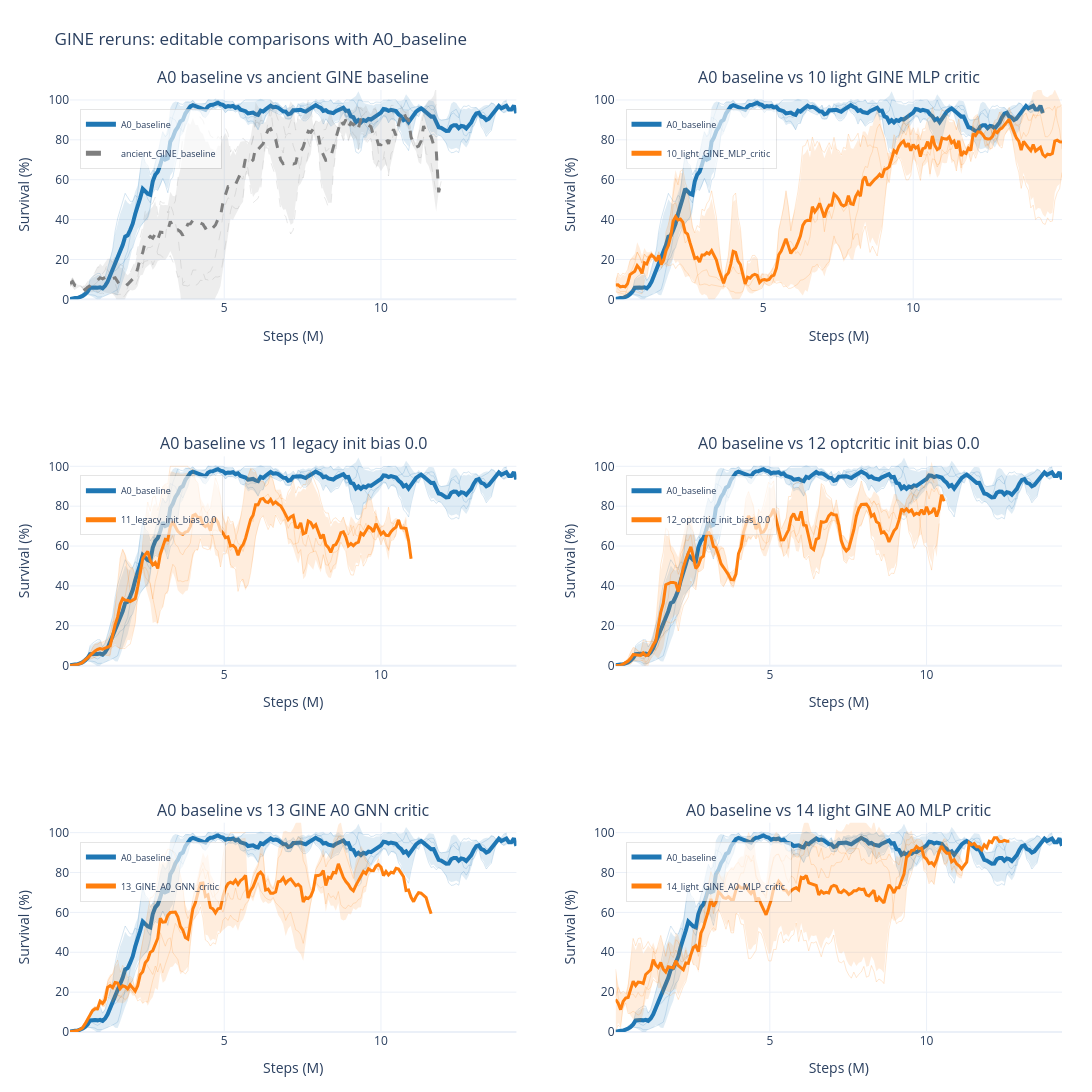

Notebook code cell kept with this figure:
### Markdown cell above
Assuming plot baseline = `A0_baseline` (`rerun_a0_opt_s*`). The GINE rows below are read from `Topology_Task/configs/gine_s0_s1_s2`; the A0 baseline row is included because it is the reference curve used in `gine_rerun_result`.

|Displayed name | Actor/Critic encoder | GNN hidden x layers | Actor/Critic MLP | Concat flat | Edge pre-enc. | Entropy | Init action-0 | Optimized critic | Difference vs `A0_baseline` |
|---|---|---|---|---|---|---:|---:|---|---|
| `A0_baseline` | `mlp` / `mlp` | `-` | `[256,256,256]` / `[256,256,256]` | `-` | `-` | `0.01` | `0.0` | default | Plot baseline: flat A0 MLP policy. |
| `ancient_GINE_baseline` | `gnn` / `gnn` | `128 x 2` | `[256,256,256]` / `[256,256,256]` | `true` | `true` | `0.02` | `0.7` | `false` | Former GINE baseline: heavy shared GINE actor, GNN critic, flat-observation concatenation, edge pre-encoder, legacy critic update. |
| `10_light_GINE_MLP_critic` | `gnn` / `mlp` | `64 x 1` | `[128,128]` / `[128,128]` | `true` | `false` | `0.02` | `0.7` | `true` | Light GINE actor with MLP critic, smaller heads, no edge pre-encoder, optimized critic update. |
| `11_legacy_init_bias_0.0` | `gnn` / `gnn` | `128 x 2` | `[256,256,256]` / `[256,256,256]` | `true` | `true` | `0.02` | `0.0` | `false` | Same heavy/legacy GINE family as `best_00`, but removes the initial action-0 bias. |
| `12_optcritic_init_bias_0.0` | `gnn` / `gnn` | `128 x 2` | `[256,256,256]` / `[256,256,256]` | `true` | `true` | `0.02` | `0.0` | `true` | Heavy GINE with no initial action-0 bias and optimized critic update. |
| `13_GINE_A0_GNN_critic` | `gnn` / `gnn` | `128 x 2` | `[256,256,256]` / `[256,256,256]` | `true` | `true` | `0.01` | `0.0` | `true` | A0-style heavy GINE: lower entropy, no initial action-0 bias, optimized critic update. |
| `14_light_GINE_A0_MLP_critic` | `gnn` / `mlp` | `64 x 1` | `[128,128]` / `[128,128]` | `false` | `false` | `0.01` | `0.0` | `true` | A0-style light GINE: MLP critic, no flat-observation concatenation, no edge pre-encoder, lower entropy. |

Shared unless noted for GINE rows: `env_id = bus14`, seeds `0/1/2`, `n_envs = 20`, `n_steps = 2000`, `norm_reward = true`, `total_timesteps = 15000000`, `eval_freq = 80000`, split chronics with `test_chronics_pct = 0.2`, shared actor GNN, and node-id embeddings enabled.

Edit the cell below to choose, for each subplot, which runs are plotted and what label is displayed in the legend.

Supported selectors are `name`, `prefix`, `regex`, `contains`, `runs`, and `run_dir`. The legend text is controlled by `label`.

### Code cell
GINE_RERUN_A0_BASELINE_SPEC = {
    "prefix": "rerun_a0_opt_s",
    "label": "A0_baseline",
    "color": "#1f77b4",
    "width": 4,
}
GINE_RERUN_ANCIENT_BASELINE_SPEC = {
    "prefix": "best_00_shared_actor_gnn_gine_a4_concat_flat_critic_gnn_legacy_update_s",
    "label": "ancient_GINE_baseline",
    "color": "#7f7f7f",
    "dash": "dash",
    "width": 3,
}

GINE_RERUN_SUBPLOTS = {
    "A0 baseline vs ancient GINE baseline": [
        GINE_RERUN_A0_BASELINE_SPEC,
        GINE_RERUN_ANCIENT_BASELINE_SPEC,
    ],
    "A0 baseline vs 10 light GINE MLP critic": [
        GINE_RERUN_A0_BASELINE_SPEC,
        {
            "prefix": "best_10_shared_actor_gnn_light_gine_a4_concat_flat_critic_mlp_optcritic_s",
            "label": "10_light_GINE_MLP_critic",
            "color": "#ff7f0e",
        },
    ],
    "A0 baseline vs 11 legacy init bias 0.0": [
        GINE_RERUN_A0_BASELINE_SPEC,
        {
            "prefix": "best_11_shared_actor_gnn_gine_a4_concat_flat_critic_gnn_legacy_update_initbias0_s",
            "label": "11_legacy_init_bias_0.0",
            "color": "#ff7f0e",
        },
    ],
    "A0 baseline vs 12 optcritic init bias 0.0": [
        GINE_RERUN_A0_BASELINE_SPEC,
        {
            "prefix": "best_12_shared_actor_gnn_gine_a4_concat_flat_critic_gnn_opt_initbias0_s",
            "label": "12_optcritic_init_bias_0.0",
            "color": "#ff7f0e",
        },
    ],
    "A0 baseline vs 13 GINE A0 GNN critic": [
        GINE_RERUN_A0_BASELINE_SPEC,
        {
            "prefix": "best_13_shared_actor_gnn_gine_a0_concat_flat_critic_gnn_opt_s",
            "label": "13_GINE_A0_GNN_critic",
            "color": "#ff7f0e",
        },
    ],
    "A0 baseline vs 14 light GINE A0 MLP critic": [
        GINE_RERUN_A0_BASELINE_SPEC,
        {
            "prefix": "best_14_shared_actor_gnn_light_gine_a0_no_concat_flat_critic_mlp_optcritic_s",
            "label": "14_light_GINE_A0_MLP_critic",
            "color": "#ff7f0e",
        },
    ],
}

GINE_RERUN_MEAN_GROUPS = {
    title: wm.resolve_named_plot_specs(run_specs, history=history_df)
    for title, run_specs in GINE_RERUN_SUBPLOTS.items()
}
GINE_RERUN_MEAN_GROUPS = {
    title: specs
    for title, specs in GINE_RERUN_MEAN_GROUPS.items()
    if len(specs) >= 2
}

gine_rerun_result = {
    "mean_groups": GINE_RERUN_MEAN_GROUPS,
    "fig": wm.plot_run_mean_groups(
        GINE_RERUN_MEAN_GROUPS,
        split="test",
        smooth=5,
        title="GINE reruns: editable comparisons with A0_baseline",
        ncols=2,
        subplot_height=400,
        width=1500,
        y_range=[0, 105],
        show_members=True,
        show_std=True,
        save_name="rerun_gine_a0_baseline_editable_comparisons",
        history=history_df,
    ),
}
gine_rerun_result["fig"]
